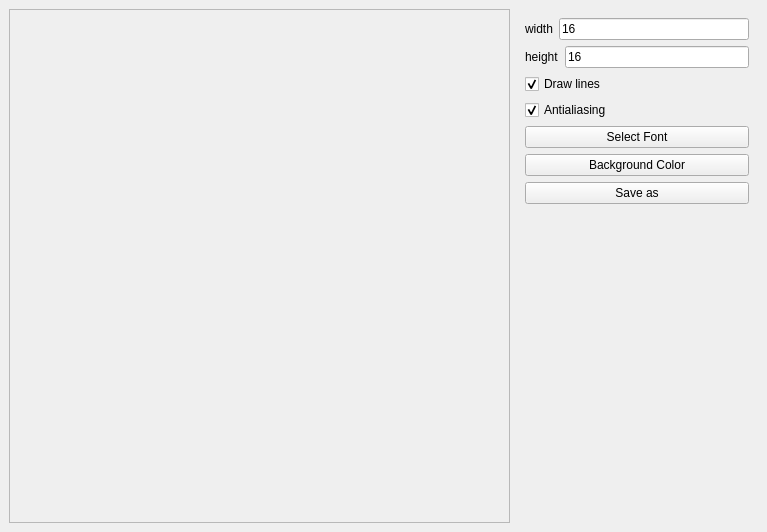
<?xml version="1.0" encoding="UTF-8"?>
<ui version="4.0">
 <class>MainWindow</class>
 <widget class="QMainWindow" name="MainWindow">
  <property name="geometry">
   <rect>
    <x>0</x>
    <y>0</y>
    <width>767</width>
    <height>532</height>
   </rect>
  </property>
  <property name="windowTitle">
   <string>Bitmap Font Generator</string>
  </property>
  <widget class="QWidget" name="centralwidget">
   <layout class="QHBoxLayout" name="horizontalLayout">
    <item>
     <widget class="QScrollArea" name="scrollArea">
      <property name="widgetResizable">
       <bool>true</bool>
      </property>
      <widget class="QWidget" name="scrollAreaWidgetContents">
       <property name="geometry">
        <rect>
         <x>0</x>
         <y>0</y>
         <width>500</width>
         <height>500</height>
        </rect>
       </property>
      </widget>
     </widget>
    </item>
    <item>
     <widget class="QWidget" name="panelWidget" native="true">
      <property name="minimumSize">
       <size>
        <width>242</width>
        <height>0</height>
       </size>
      </property>
      <property name="maximumSize">
       <size>
        <width>242</width>
        <height>16777215</height>
       </size>
      </property>
      <layout class="QVBoxLayout" name="verticalLayout">
       <item>
        <layout class="QHBoxLayout" name="horizontalLayout_2">
         <item>
          <widget class="QLabel" name="label_width">
           <property name="text">
            <string>width</string>
           </property>
          </widget>
         </item>
         <item>
          <widget class="QLineEdit" name="edWidth">
           <property name="text">
            <string>16</string>
           </property>
          </widget>
         </item>
        </layout>
       </item>
       <item>
        <layout class="QHBoxLayout" name="horizontalLayout_3">
         <item>
          <widget class="QLabel" name="label_height">
           <property name="text">
            <string>height</string>
           </property>
          </widget>
         </item>
         <item>
          <widget class="QLineEdit" name="edHeight">
           <property name="text">
            <string>16</string>
           </property>
          </widget>
         </item>
        </layout>
       </item>
       <item>
        <widget class="QCheckBox" name="chkDrawLines">
         <property name="text">
          <string>Draw lines</string>
         </property>
         <property name="checked">
          <bool>true</bool>
         </property>
        </widget>
       </item>
       <item>
        <widget class="QCheckBox" name="chkAntiAlasing">
         <property name="text">
          <string>Antialiasing</string>
         </property>
         <property name="checked">
          <bool>true</bool>
         </property>
        </widget>
       </item>
       <item>
        <widget class="QPushButton" name="btnFont">
         <property name="text">
          <string>Select Font</string>
         </property>
        </widget>
       </item>
       <item>
        <widget class="QPushButton" name="btnBackGroundColor">
         <property name="text">
          <string>Background Color</string>
         </property>
        </widget>
       </item>
       <item>
        <widget class="QPushButton" name="btnSaveAs">
         <property name="text">
          <string>Save as</string>
         </property>
        </widget>
       </item>
       <item>
        <spacer name="verticalSpacer">
         <property name="orientation">
          <enum>Qt::Vertical</enum>
         </property>
         <property name="sizeHint" stdset="0">
          <size>
           <width>20</width>
           <height>40</height>
          </size>
         </property>
        </spacer>
       </item>
      </layout>
     </widget>
    </item>
   </layout>
  </widget>
 </widget>
 <resources/>
 <connections/>
</ui>
